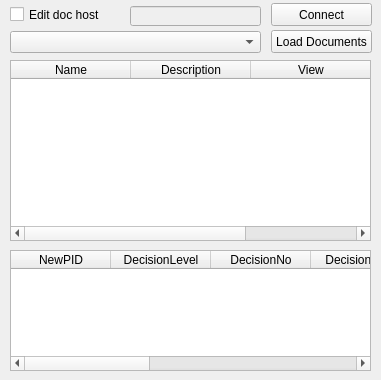
      <widget class="QWidget" name="document_tab">
       <attribute name="title">
        <string>Document</string>
       </attribute>
       <widget class="QPushButton" name="load_docs_button">
        <property name="geometry">
         <rect>
          <x>271</x>
          <y>30</y>
          <width>101</width>
          <height>23</height>
         </rect>
        </property>
        <property name="text">
         <string>Load Documents</string>
        </property>
       </widget>
       <widget class="QComboBox" name="documet_cbox">
        <property name="geometry">
         <rect>
          <x>10</x>
          <y>31</y>
          <width>251</width>
          <height>22</height>
         </rect>
        </property>
       </widget>
       <widget class="QTableWidget" name="doc_twidget">
        <property name="geometry">
         <rect>
          <x>10</x>
          <y>60</y>
          <width>361</width>
          <height>181</height>
         </rect>
        </property>
        <property name="editTriggers">
         <set>QAbstractItemView::DoubleClicked</set>
        </property>
        <attribute name="horizontalHeaderCascadingSectionResizes">
         <bool>false</bool>
        </attribute>
        <attribute name="horizontalHeaderDefaultSectionSize">
         <number>120</number>
        </attribute>
        <attribute name="horizontalHeaderHighlightSections">
         <bool>false</bool>
        </attribute>
        <attribute name="verticalHeaderCascadingSectionResizes">
         <bool>false</bool>
        </attribute>
        <column>
         <property name="text">
          <string>Name</string>
         </property>
        </column>
        <column>
         <property name="text">
          <string>Description</string>
         </property>
        </column>
        <column>
         <property name="text">
          <string>View</string>
         </property>
        </column>
       </widget>
       <widget class="QTableWidget" name="doc_info_twidget">
        <property name="geometry">
         <rect>
          <x>10</x>
          <y>250</y>
          <width>361</width>
          <height>121</height>
         </rect>
        </property>
        <column>
         <property name="text">
          <string>NewPID</string>
         </property>
        </column>
        <column>
         <property name="text">
          <string>DecisionLevel</string>
         </property>
        </column>
        <column>
         <property name="text">
          <string>DecisionNo</string>
         </property>
        </column>
        <column>
         <property name="text">
          <string>DecisionDate</string>
         </property>
        </column>
        <column>
         <property name="text">
          <string>Firstname</string>
         </property>
        </column>
        <column>
         <property name="text">
          <string>Lastname</string>
         </property>
        </column>
        <column>
         <property name="text">
          <string>PersonID</string>
         </property>
        </column>
        <column>
         <property name="text">
          <string>Address</string>
         </property>
        </column>
       </widget>
       <widget class="QPushButton" name="ftp_connect_button">
        <property name="geometry">
         <rect>
          <x>271</x>
          <y>3</y>
          <width>101</width>
          <height>23</height>
         </rect>
        </property>
        <property name="text">
         <string>Connect</string>
        </property>
       </widget>
       <widget class="QCheckBox" name="is_ftp_edit_chbox">
        <property name="geometry">
         <rect>
          <x>10</x>
          <y>6</y>
          <width>111</width>
          <height>17</height>
         </rect>
        </property>
        <property name="text">
         <string>Edit doc host</string>
        </property>
       </widget>
       <widget class="QLineEdit" name="ftp_host_edit">
        <property name="enabled">
         <bool>false</bool>
        </property>
        <property name="geometry">
         <rect>
          <x>130</x>
          <y>6</y>
          <width>131</width>
          <height>20</height>
         </rect>
        </property>
       </widget>
      </widget>
